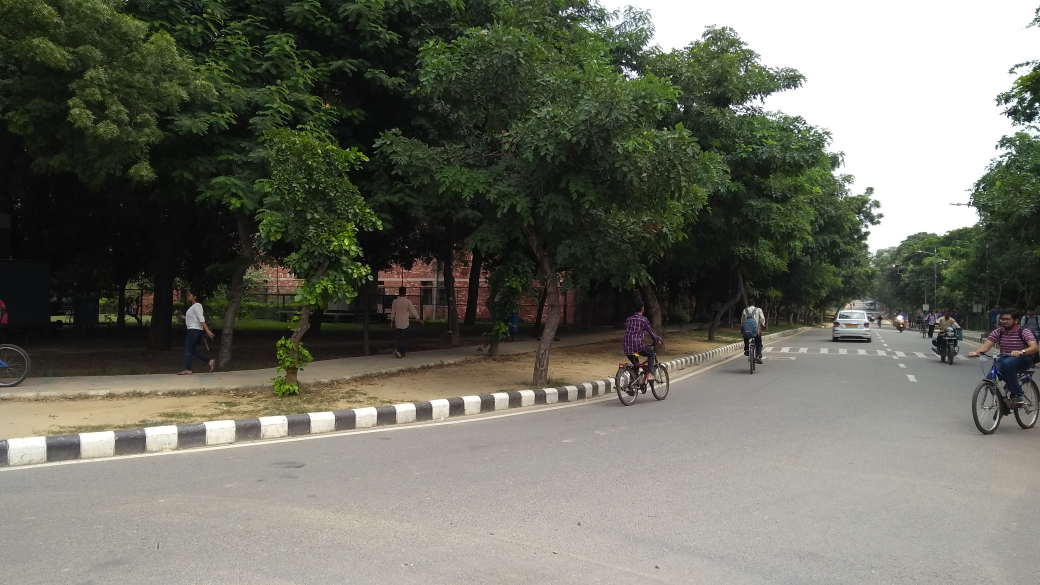
#> input picture assignment_2/4/1.jpg, 4160 x 2340 px, found by its file name (shown at 1/4 size); its folder holds only this picture in this run
$ jupyter execute --allow-errors fresh_start.ipynb
#> lines starting #> are read from the running program, lines starting #| are printed output that depends on the picture
[cell 1]
import numpy as np
import pandas as pd
import sys
import os
import matplotlib.pyplot as plt
import cv2

from sklearn.cluster import MiniBatchKMeans

[cell 2]
folder = 'InSample1/4/'

files = os.listdir(folder)
pics = {}
kpics = {}

PERCENTILE_CUTOFF = 50


for filee in files:
    image = cv2.imread(folder + "/" + filee)
#> image is the input picture: shape (2340, 4160, 3); mean B, G, R 98.2, 109.6, 108.2
    image = cv2.resize(image,None,fx=0.25,fy=0.25)
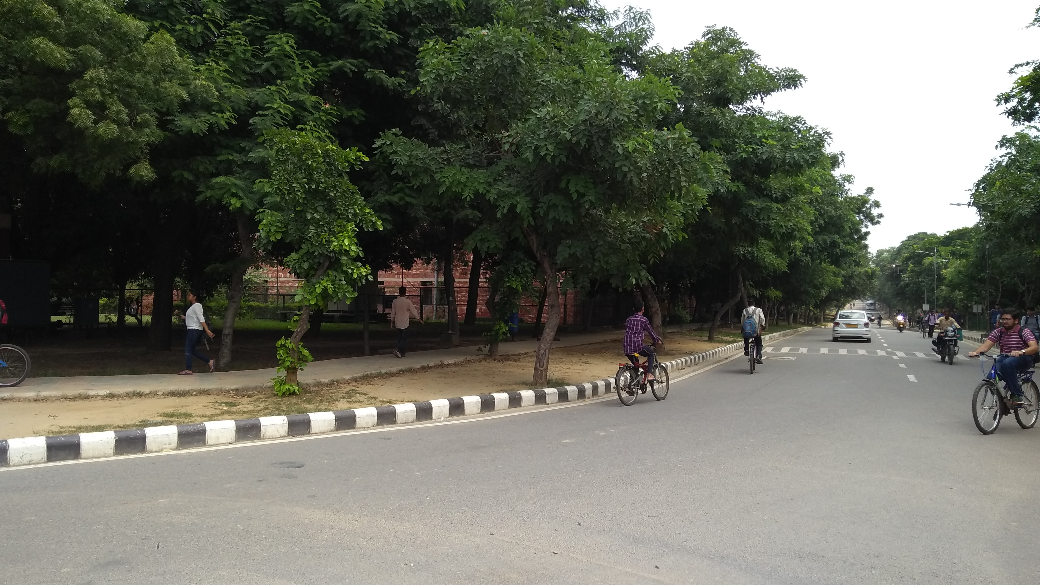
#> image: shape (585, 1040, 3); mean B, G, R 98.3, 109.6, 108.2

    pics[filee.split(".")[0]] = image
    kpics[filee.split(".")[0]] = cv2.cvtColor(image, cv2.COLOR_BGR2GRAY)
print("All Images Read.")

[cell 3]
kp = {}
des = {}

nkp = {}
ndes = {}

#> (the rest of this cell did not finish here and is left out)

[cell 4]
print("Feature matching among all pairs of Images starting.")

matches_dict = {}
total_matches = []


for i in kpics.keys():
    matches_dict[i] = {}

    for j in kpics.keys():
        if i != j:
            key1 = i
            key2 = j
            FLANN_INDEX_KDTREE = 1
            index_params = dict(algorithm = FLANN_INDEX_KDTREE, trees = 5)
            search_params = dict(checks=50)   # or pass empty dictionary
            flann = cv2.FlannBasedMatcher(index_params,search_params)
            matches = flann.knnMatch(des[key1],des[key2],k=2)
            matchesMask = [[0,0] for _ in range(len(matches))]
            good_matches = []
            for m,n in matches:
                if m.distance < 0.7 * n.distance:
                    good_matches.append(m)
            matches = good_matches
            matches = sorted(matches, key = lambda x:x.distance)

            if len(matches) > 200:
                matches = matches[:200]
            matches_dict[i][j] = matches
            total_matches += matches

            print("Between {} and {}, number of good matches: {}".format(i, j, len(matches)))
#> this loop made 1 pass
#> i on pass 1: '1'
#> after the loop, matches_dict = 1 item; total_matches = []

average_matches_per_pair = len(total_matches) / (len(matches_dict))
#> average_matches_per_pair = 0

match_distances = [match.distance for match in total_matches]
#> match_distances = []

#> (the rest of this cell did not finish here and is left out)

[cell 5]
average_matches_per_pair
#> Out = 0

[cell 6]
MIN_MATCH_COUNT = 3

print(MIN_MATCH_COUNT)
best_match = {}
best_match_count = {}
good_matches_dict = {}

for key in kpics.keys():
    best_match_count[key] = 0
#> this loop made 1 pass
#> after the loop, best_match_count = {'1': 0}

order = {}
for i in kpics.keys():
    good_matches_dict[i] = {}
    for j in kpics.keys():
        if i != j:
            good_matches_dict[i][j] = []
            for match in matches_dict[i][j]:
                if match.distance < percentile_matches:
                    good_matches_dict[i][j].append(match)

            good_matches = good_matches_dict[i][j]
            print("Between {} and {}".format(i, j))
            print(len(good_matches))

            if len(good_matches) >= MIN_MATCH_COUNT:
                img1, img2, kp1, kp2 = kpics[i], kpics[j], kp[i], kp[j]
                cimg1, cimg2 = pics[i], pics[j]

                img1_pts = np.float32([ kp1[m.queryIdx].pt for m in matches_dict[i][j]]).reshape(-1,1,2)
                img2_pts = np.float32([ kp2[m.trainIdx].pt for m in matches_dict[i][j]]).reshape(-1,1,2)
                H1, mask = cv2.findHomography(img1_pts, img2_pts, cv2.RANSAC,8, maxIters=2000)

                if type(H1) != type(None) and H1[0][2] > 0:
                    H2, mask = cv2.findHomography(img2_pts, img1_pts, cv2.RANSAC,8, maxIters=2000)

                    H2_inverse = np.linalg.inv(H2)

                    H = (H1 + H2_inverse) / 2.
                    H = H1

                    if len(good_matches) > best_match_count[j]:
                        best_match[j] = (i, H)
                        best_match_count[j] = len(good_matches)
                        order[j] = i
#> after the loop, best_match = 0 items; good_matches_dict = 1 item; order = 0 items


# print(best_match)
# print(order)
# print(bm)

[cell 7]
for key in best_match.keys():
    match, H = best_match[key]

    img1, img2 = pics[match], pics[key]

    h1,w1 = img1.shape[:2]
    h2,w2 = img2.shape[:2]
    pts1 = np.float32([[0,0],[0,h1],[w1,h1],[w1,0]]).reshape(-1,1,2)
    pts2 = np.float32([[0,0],[0,h2],[w2,h2],[w2,0]]).reshape(-1,1,2)


    pts2_ = cv2.perspectiveTransform(pts2, H)
    pts = np.concatenate((pts1, pts2_), axis=0)

    [xmin, ymin] = np.int32(pts.min(axis=0).ravel() - 0.5)
    [xmax, ymax] = np.int32(pts.max(axis=0).ravel() + 0.5)

    t = [-xmin,-ymin]

    Ht = np.array([[1,0,t[0]],[0,1,t[1]],[0,0,1]])

    result = cv2.warpPerspective(img1, Ht.dot(H), (xmax-xmin, ymax-ymin))
    result[t[1]:h1+t[1],t[0]:w1+t[0]] = img2

    result = cv2.resize(result,None,fx=0.25,fy=0.25)
    result = cv2.cvtColor(result, cv2.COLOR_BGR2RGB)

    plt.figure(figsize=(20, 10))
    plt.imshow(result)
    plt.show()
#> this loop made 0 passes

[cell 8]
for key in order.keys():
    if key not in order.values():
        starting_frame = key

reverse_order = {}
for key in order.keys():
    value = order[key]
    reverse_order[value] = key
#> after the loop, reverse_order = 0 items

# print(reverse_order)

#> (the rest of this cell did not finish here and is left out)


$ run again, on assignment_2/4/5.jpg
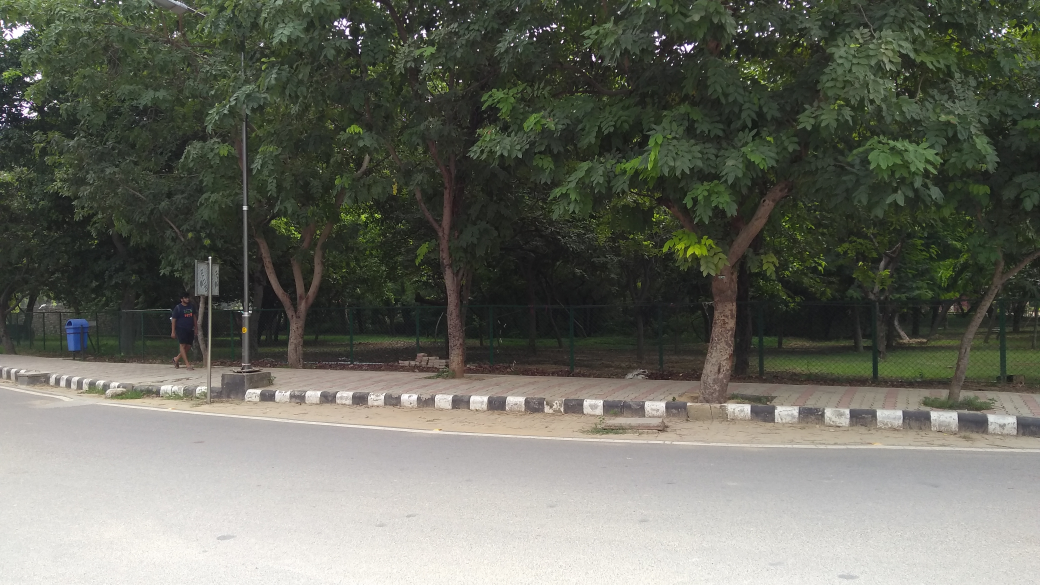
#> input picture assignment_2/4/5.jpg, 4160 x 2340 px, found by its file name (shown at 1/4 size)
#> image is the input picture: shape (2340, 4160, 3); mean B, G, R 97.1, 107.2, 105.3
#> `image = cv2.resize(image,None,fx=0.25,fy=0.25)`:
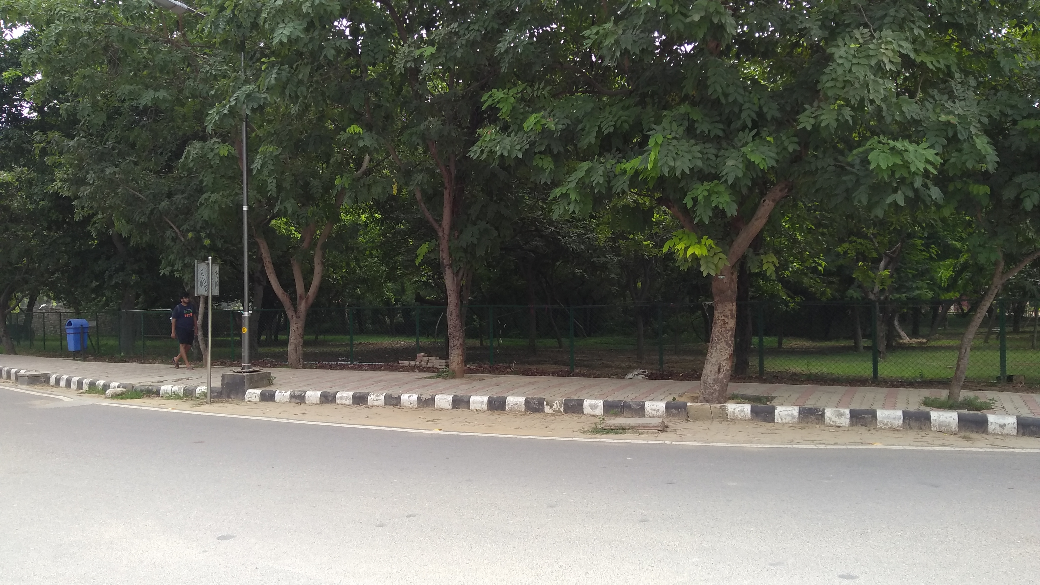
#> image: shape (585, 1040, 3); mean B, G, R 97.2, 107.3, 105.4
#> the loop `for i in kpics.keys():` made 1 pass
#> i on pass 1: '5'
#> after the loop `for i in kpics.keys():`: matches_dict = 1 item; total_matches = []
#> average_matches_per_pair = 0
#> match_distances = []
#> Out = 0
#> the loop `for key in kpics.keys():` made 1 pass
#> after the loop `for key in kpics.keys():`: best_match_count = {'5': 0}
#> after the loop `for i in kpics.keys():`: best_match = 0 items; good_matches_dict = 1 item; order = 0 items

$ run again, on assignment_2/4/6.jpg
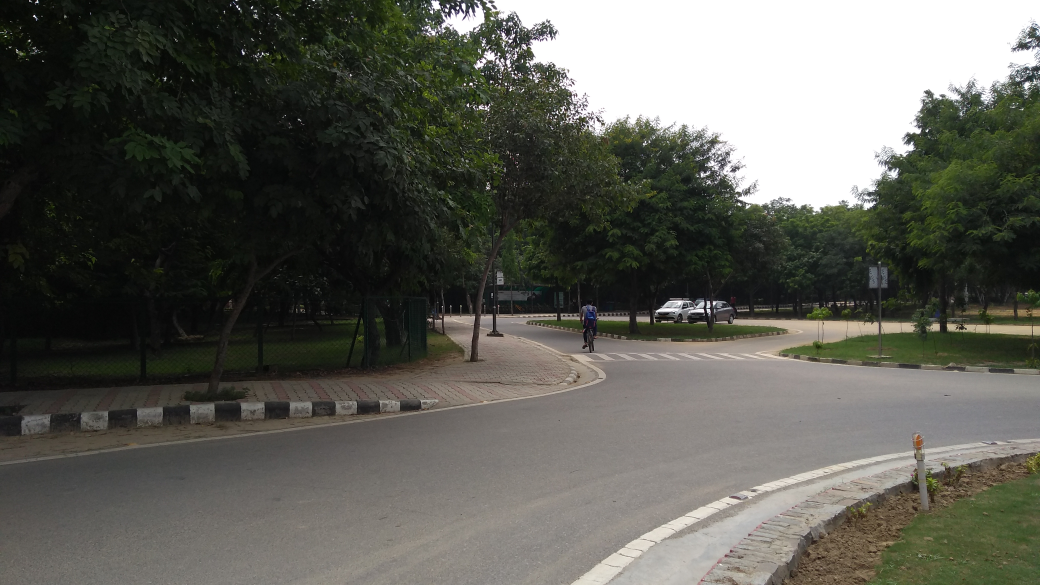
#> input picture assignment_2/4/6.jpg, 4160 x 2340 px, found by its file name (shown at 1/4 size)
#> image is the input picture: shape (2340, 4160, 3); mean B, G, R 85.9, 93.2, 93
#> `image = cv2.resize(image,None,fx=0.25,fy=0.25)`:
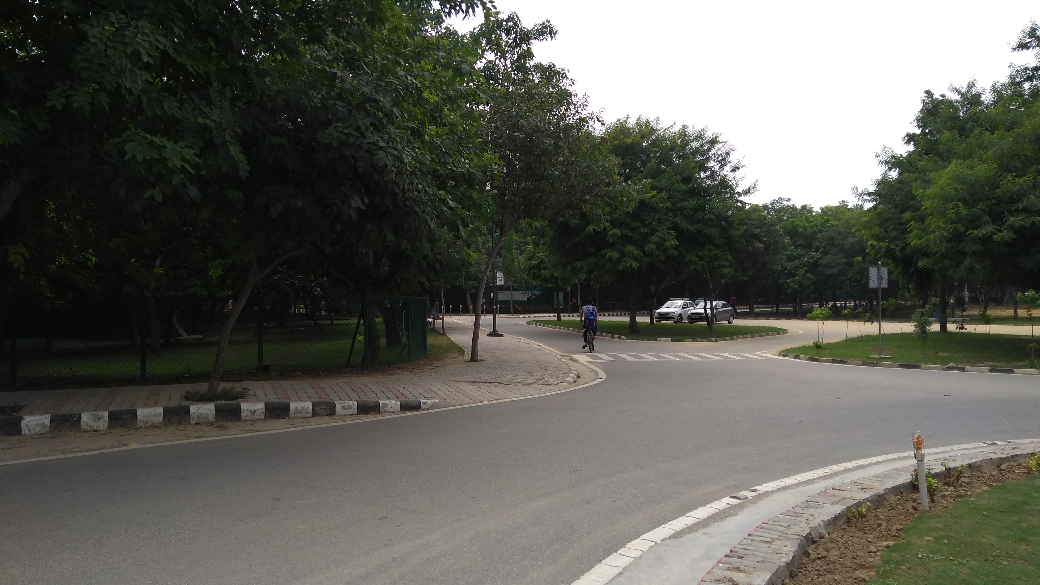
#> image: shape (585, 1040, 3); mean B, G, R 86, 93.3, 93.1
#> the loop `for i in kpics.keys():` made 1 pass
#> i on pass 1: '6'
#> after the loop `for i in kpics.keys():`: matches_dict = 1 item; total_matches = []
#> average_matches_per_pair = 0
#> match_distances = []
#> Out = 0
#> the loop `for key in kpics.keys():` made 1 pass
#> after the loop `for key in kpics.keys():`: best_match_count = {'6': 0}
#> after the loop `for i in kpics.keys():`: best_match = 0 items; good_matches_dict = 1 item; order = 0 items

$ run again, on assignment_2/4/7.jpg
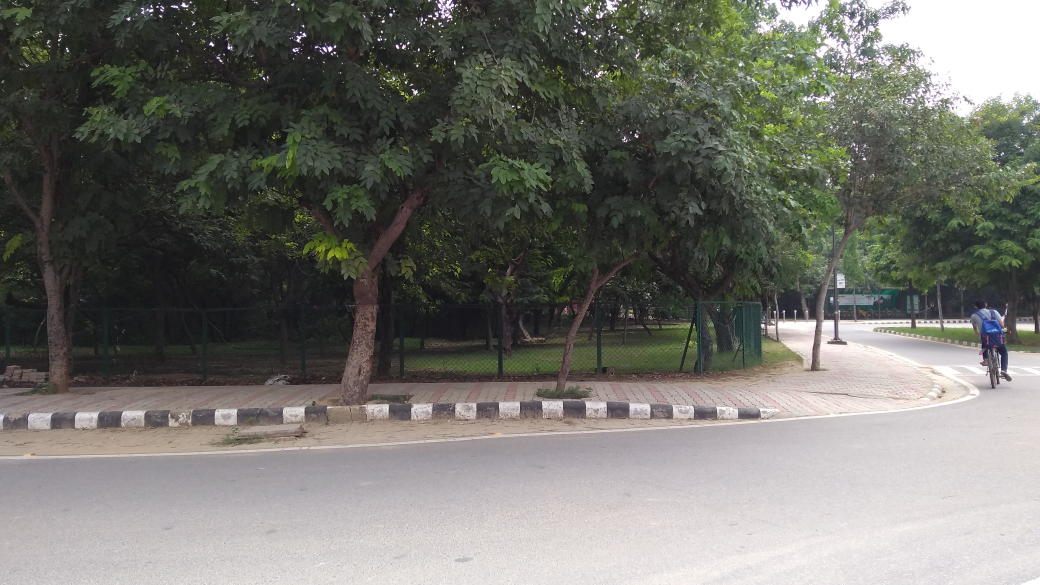
#> input picture assignment_2/4/7.jpg, 4160 x 2340 px, found by its file name (shown at 1/4 size)
#> image is the input picture: shape (2340, 4160, 3); mean B, G, R 108.3, 114.5, 114.7
#> `image = cv2.resize(image,None,fx=0.25,fy=0.25)`:
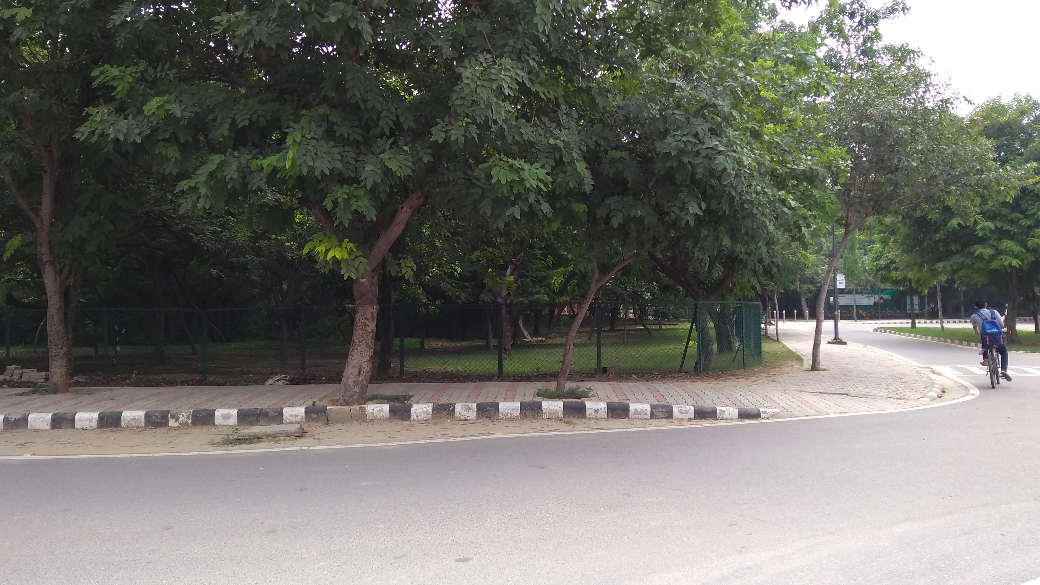
#> image: shape (585, 1040, 3); mean B, G, R 108.4, 114.6, 114.7
#> the loop `for i in kpics.keys():` made 1 pass
#> i on pass 1: '7'
#> after the loop `for i in kpics.keys():`: matches_dict = 1 item; total_matches = []
#> average_matches_per_pair = 0
#> match_distances = []
#> Out = 0
#> the loop `for key in kpics.keys():` made 1 pass
#> after the loop `for key in kpics.keys():`: best_match_count = {'7': 0}
#> after the loop `for i in kpics.keys():`: best_match = 0 items; good_matches_dict = 1 item; order = 0 items

$ run again, on assignment_2/4/2.jpg
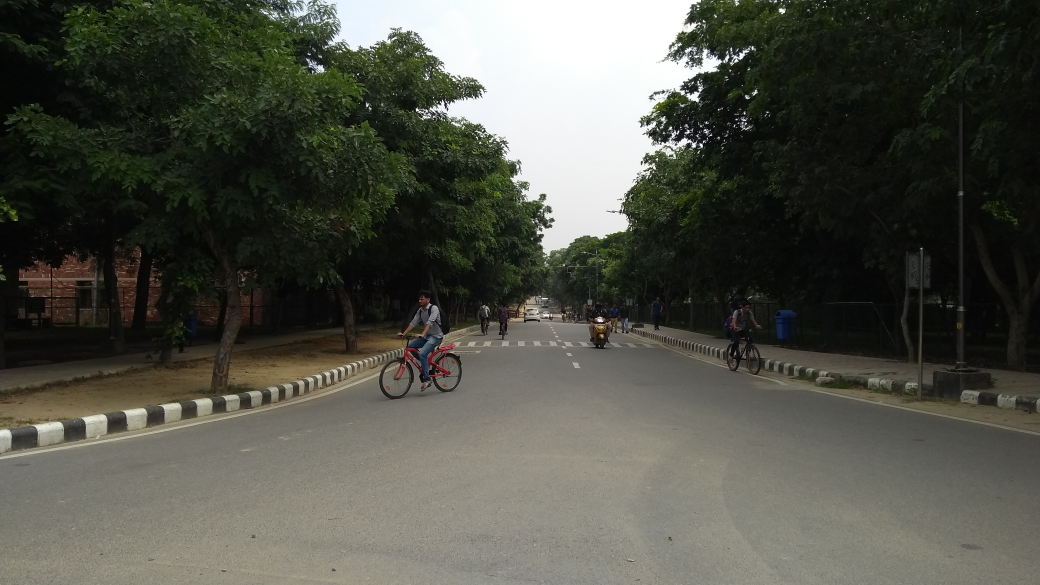
#> input picture assignment_2/4/2.jpg, 4160 x 2340 px, found by its file name (shown at 1/4 size)
#> image is the input picture: shape (2340, 4160, 3); mean B, G, R 72.5, 81.9, 81
#> `image = cv2.resize(image,None,fx=0.25,fy=0.25)`:
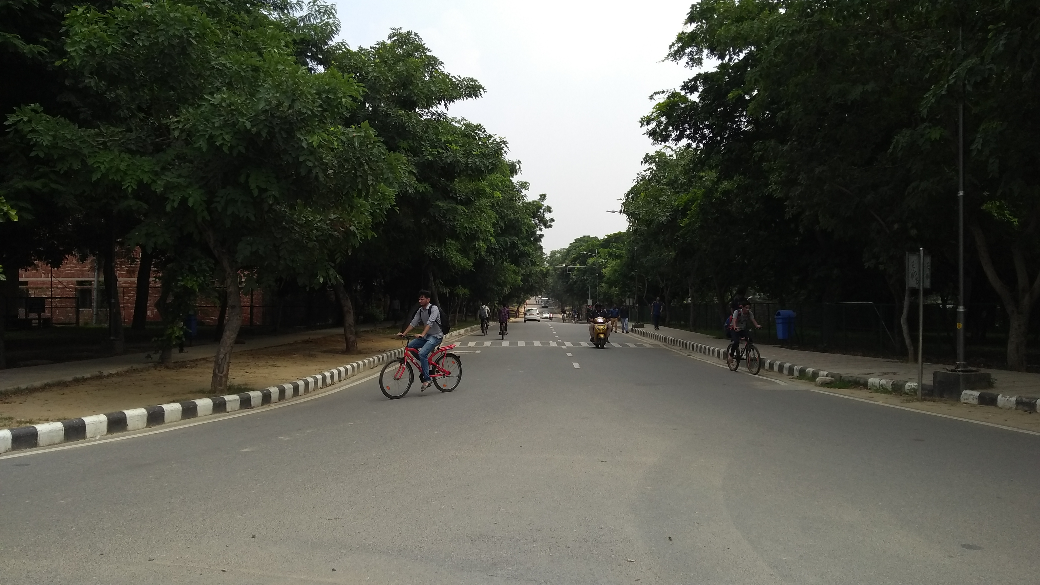
#> image: shape (585, 1040, 3); mean B, G, R 72.6, 82, 81
#> the loop `for i in kpics.keys():` made 1 pass
#> i on pass 1: '2'
#> after the loop `for i in kpics.keys():`: matches_dict = 1 item; total_matches = []
#> average_matches_per_pair = 0
#> match_distances = []
#> Out = 0
#> the loop `for key in kpics.keys():` made 1 pass
#> after the loop `for key in kpics.keys():`: best_match_count = {'2': 0}
#> after the loop `for i in kpics.keys():`: best_match = 0 items; good_matches_dict = 1 item; order = 0 items
